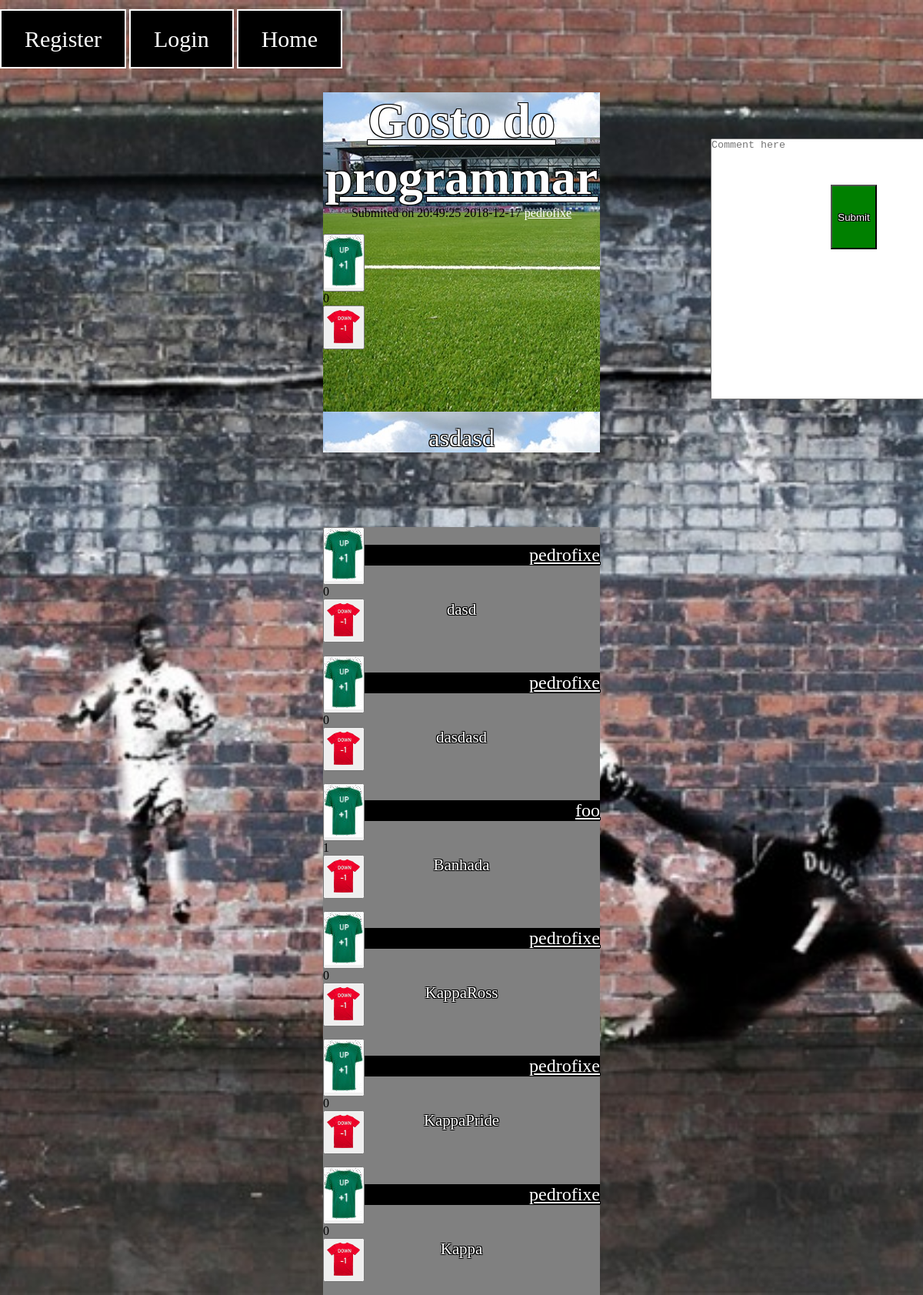
Before: /postPage.php?id=4 with the older database file.
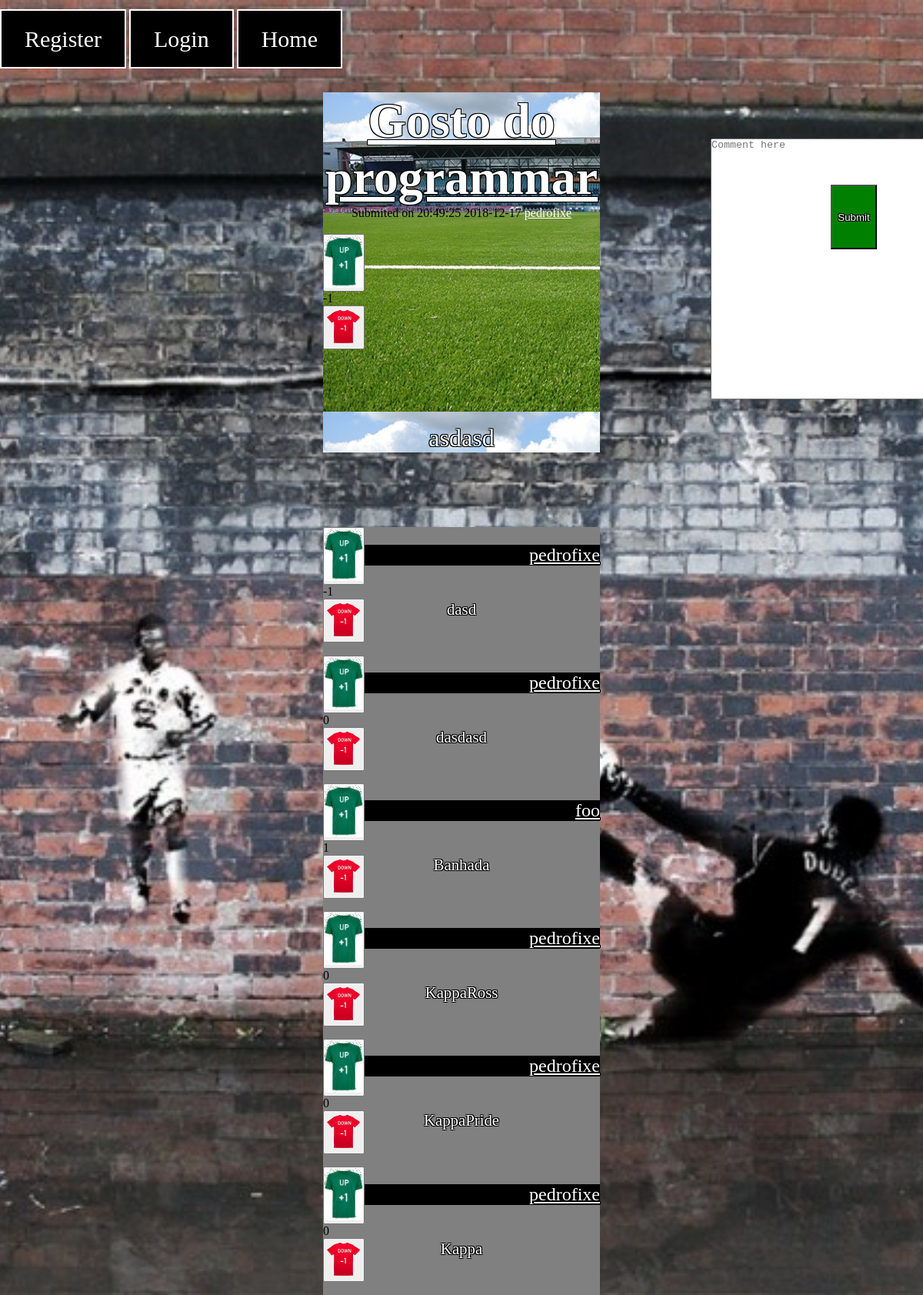
After: the same page with the newer database file.
### tables this page shows
CREATE TABLE Post (
	idPost		INTEGER NOT NULL PRIMARY KEY,
	idUser		INTEGER REFERENCES User (idUser),

	Title 		VARCHAR (100) NOT NULL,
	Text		VARCHAR (1000) NOT NULL,

	Link		VARCHAR NOT NULL,

	Date		INTEGER NOT NULL,

	Upvotes		INTEGER,
	Downvotes	INTEGER
);

CREATE TABLE Comment (
	idComment	INTEGER NOT NULL PRIMARY KEY,
	idUser		INTEGER REFERENCES User (idUser),
	idPost 		INTEGER REFERENCES Post (idPost),

	Text		VARCHAR (500) NOT NULL,

	Upvotes		INTEGER,
	Downvotes	INTEGER
);

CREATE TABLE User (
    idUser      INTEGER  NOT NULL PRIMARY KEY,

    username	VARCHAR (50) NOT NULL UNIQUE,
	password	VARCHAR NOT NULL,
	age 		INTEGER NOT NULL,
	email		VARCHAR (100) NOT NULL UNIQUE,
	pic			VARCHAR NOT NULL
);

### utilities.php (called while the page is built, shortened)
<?php
	function getUsernameFromID($dbh, $id)
	{
		$query = $dbh->prepare('SELECT * FROM User WHERE idUser = ?');
		$query->execute(array($id));
		$results = $query->fetchAll();
		return $results[0]['username'];
	}
	function loggedIn()
	{
		$session = session_start();
		if (isset($_SESSION['id']))
		{
			$id = $_SESSION['id'];
			return $id;
		}
		else
		{
			return -1;
		}
	}
?>

### postPage.php (the view, shortened to what this page needs)
<?php
	include_once("utilities.php");
	$idPost = $_GET['id'];
	$idPost = preg_replace("/[^0-9]/", "", $idPost);
	$dbh = new PDO('sqlite:database.db');
	$dbh->setAttribute(PDO::ATTR_EMULATE_PREPARES, false);
	$query1 = $dbh->prepare('SELECT * FROM Post WHERE idPost = ?');
	$status1 = $query1->execute(array($idPost));
	$fetched1 = $query1->fetchAll();
	if (count($fetched1) == 1)
	{
		$post = $fetched1[0];
		$idPost = $post['idPost'];
		$idUser = $post['idUser'];
		$username = getUsernameFromID($dbh, $idUser);
		$Title = $post['Title'];
		$Text = $post['Text'];
		$Link = $post['Link'];
		$Date = $post['Date'];
		$Upvotes = $post['Upvotes'];
		$Downvotes = $post['Downvotes'];
		$paragraphs = explode("\n", $Text);
		if (substr($Link, 0, 7) != "http://")
			$Link = "http://" . $Link;
	}
	$query2 = $dbh->prepare('SELECT * FROM user, (SELECT * FROM Comment WHERE idPost = ?) as comments where user.idUser = comments.idUser');
	$status2 = $query2->execute(array($idPost));
	$comments = $query2->fetchAll();
?>
<!DOCTYPE html>
<html>
<head>
	<link href="style.css" rel="stylesheet">
</head>
	<body>
		<div class="postPageMenu">
			<ul>
				<?php
					$id = loggedIn();
					if ($id == -1) : ?>
						<li class="active"> <a href="register.html">Register</a> </li>
						<li class="active"> <a href="login.html">Login</a> </li>
						<li class="active"> <a href="index.php">Home</a> </li>
					<?php else : ?>
						<li class="active"> <a href="profile.php">Profile</a> </li>
						<li class="active"> <a href="logout.php">Logout</a> </li>
						<li class="active"> <a href="index.php">Home</a> </li>
					<?php endif; ?>
			</ul>
		</div>
		<textarea id="commentText" placeholder="Comment here" rows="4" cols="40" maxlength="500" required></textarea>
		<button id="submitComment" onclick="registerComment(<?=$idPost?>)" > Submit </button>
		<section id="post">
			<article>
				<header>
					<h1>
						<a href="<?=$Link?>"><?=$Title?></a>
					</h1>
				</header>
				Submited on <?= date('H:i:s Y-m-d', $Date)?> <a href="profile.php?id=<?= $idUser ?>" class='submitter'><?=$username?></a><br><br>
				<div class="post-votes">
					<div class='ball up' >
						<button onclick='upVote(<?=$idPost?>)' id='upVote()'>
							<img src="./upvote.jpg">
						</button>
					</div>
					<div id="numberOfVotesPost<?=$idPost?>"><?= $Upvotes-$Downvotes?></div>
					<div class='ball down' id='downvote()'>
						<button onclick='downVote(<?=$idPost?>)' id='downVote()'>
							<img src="./downvote1.png">
						</button>
					</div>
				</div>
				<?php foreach ($paragraphs as $paragraph) { ?>
				<p><?=$paragraph?><p>
				<?php } ?>
			</article>
		</section>
		<section id="comments">
			<?php foreach ($comments as $comment) { ?>
				<div id="comment<?=$comment['idComment']?>">
					<div class="comment-votes">
						<div class='ball up' >
							<button onclick='upVoteComment(<?=$comment['idComment']?>)' id='upVoteComment()'>
								<img src="./upvote.jpg">
							</button>
						</div>
						<div id="numberOfVotesComment<?=$comment['idComment']?>"><?=$comment['Upvotes']-$comment['Downvotes']?></div>
						<div class='ball down' id='downvote()'>
							<button onclick='downVoteComment(<?=$comment['idComment']?>)' id='downVoteComment()'>
								<img src="./downvote1.png">
							</button>
						</div>
					</div>
					<div class="commentUsername">
						<a href="profile.php?id=<?= $comment['idUser'] ?>" class='submitter'><?=$comment['username']?></a> <br>
					</div>
					<div class="commentText">
						<?=$comment['Text']?><br><br><br>
					</div>
				</div>
				<?php } ?>
		</section>
	</body>
</html>

Changed rows visible on the page:
changed post "asdasd": $Upvotes-$Downvotes "0" → "-1"
changed comment "dasd": $comment['Upvotes']-$comment['Downvotes'] "0" → "-1"
